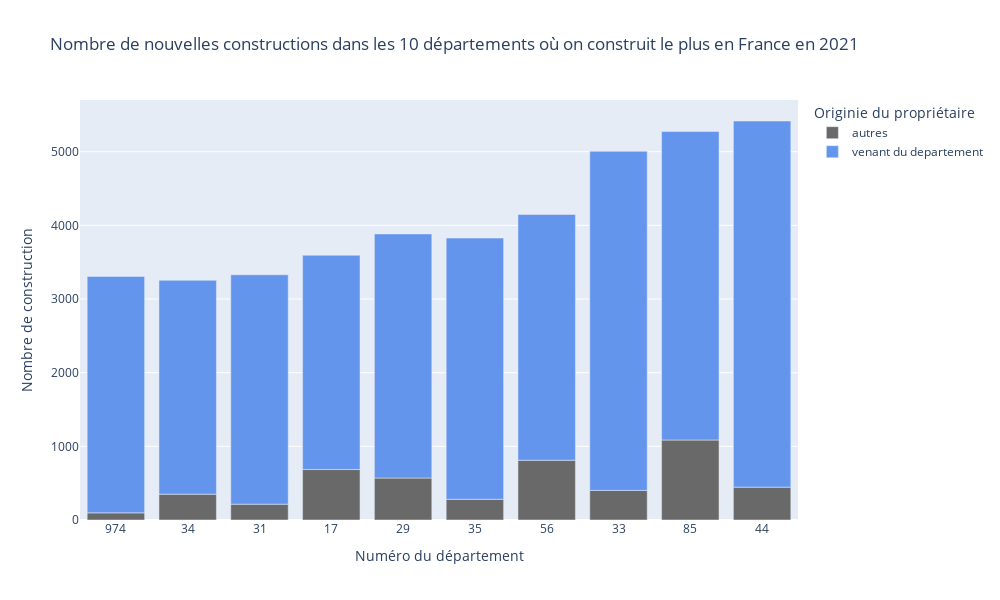

Source (notebook cell):
### Code cell
fig.show()

### Figure 1 — Plotly figure (JSON) as saved in the notebook; plotly's stock layout.template omitted (floating-point values rounded to 4 significant figures)
{"data": [{"alignmentgroup": "True", "hovertemplate": "Originie du propriétaire=autres<br>Numéro du département=%{x}<br>Nombre de construction=%{y}<extra></extra>", "legendgroup": "autres", "marker": {"color": "#696969", "pattern": {"shape": ""}}, "name": "autres", "offsetgroup": "autres", "orientation": "v", "showlegend": true, "textposition": "auto", "type": "bar", "x": ["974", "34", "31", "17", "29", "35", "56", "33", "85", "44"], "xaxis": "x", "y": [97, 350, 215, 685, 570, 281, 811, 402, 1086, 446], "yaxis": "y"}, {"alignmentgroup": "True", "hovertemplate": "Originie du propriétaire=venant du departement<br>Numéro du département=%{x}<br>Nombre de construction=%{y}<extra></extra>", "legendgroup": "venant du departement", "marker": {"color": "#6495ED", "pattern": {"shape": ""}}, "name": "venant du departement", "offsetgroup": "venant du departement", "orientation": "v", "showlegend": true, "textposition": "auto", "type": "bar", "x": ["974", "34", "31", "17", "29", "35", "56", "33", "85", "44"], "xaxis": "x", "y": [3210, 2904, 3115, 2909, 3314, 3547, 3337, 4604, 4188, 4971], "yaxis": "y"}], "layout": {"barmode": "relative", "height": 600, "legend": {"title": {"text": "Originie du propriétaire"}, "tracegroupgap": 0}, "title": {"text": "Nombre de nouvelles constructions dans les 10 départements où on construit le plus en France en 2021"}, "width": 1000, "xaxis": {"anchor": "y", "domain": [0, 1], "title": {"text": "Numéro du département"}}, "yaxis": {"anchor": "x", "domain": [0, 1], "title": {"text": "Nombre de construction"}}}}
